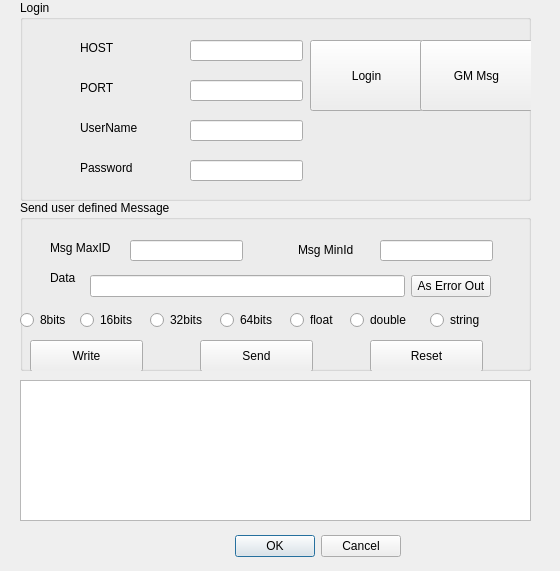
<?xml version="1.0" encoding="UTF-8"?>
<ui version="4.0">
 <class>ConnectDialog</class>
 <widget class="QDialog" name="ConnectDialog">
  <property name="geometry">
   <rect>
    <x>0</x>
    <y>0</y>
    <width>560</width>
    <height>571</height>
   </rect>
  </property>
  <property name="windowTitle">
   <string>Dialog</string>
  </property>
  <widget class="QDialogButtonBox" name="buttonBox">
   <property name="geometry">
    <rect>
     <x>100</x>
     <y>530</y>
     <width>301</width>
     <height>32</height>
    </rect>
   </property>
   <property name="orientation">
    <enum>Qt::Horizontal</enum>
   </property>
   <property name="standardButtons">
    <set>QDialogButtonBox::Cancel|QDialogButtonBox::Ok</set>
   </property>
  </widget>
  <widget class="QGroupBox" name="groupBox">
   <property name="geometry">
    <rect>
     <x>20</x>
     <y>0</y>
     <width>511</width>
     <height>201</height>
    </rect>
   </property>
   <property name="title">
    <string>Login</string>
   </property>
   <widget class="QPushButton" name="loginButton">
    <property name="geometry">
     <rect>
      <x>290</x>
      <y>40</y>
      <width>113</width>
      <height>71</height>
     </rect>
    </property>
    <property name="text">
     <string>Login</string>
    </property>
   </widget>
   <widget class="QLineEdit" name="passwdEdit">
    <property name="geometry">
     <rect>
      <x>170</x>
      <y>160</y>
      <width>113</width>
      <height>21</height>
     </rect>
    </property>
   </widget>
   <widget class="QLineEdit" name="hostEdit">
    <property name="geometry">
     <rect>
      <x>170</x>
      <y>40</y>
      <width>113</width>
      <height>21</height>
     </rect>
    </property>
   </widget>
   <widget class="QLabel" name="label_4">
    <property name="geometry">
     <rect>
      <x>60</x>
      <y>160</y>
      <width>71</width>
      <height>16</height>
     </rect>
    </property>
    <property name="text">
     <string>Password</string>
    </property>
   </widget>
   <widget class="QLabel" name="label_2">
    <property name="geometry">
     <rect>
      <x>60</x>
      <y>80</y>
      <width>59</width>
      <height>16</height>
     </rect>
    </property>
    <property name="text">
     <string>PORT</string>
    </property>
   </widget>
   <widget class="QLabel" name="label">
    <property name="geometry">
     <rect>
      <x>60</x>
      <y>40</y>
      <width>59</width>
      <height>16</height>
     </rect>
    </property>
    <property name="text">
     <string>HOST</string>
    </property>
   </widget>
   <widget class="QLineEdit" name="portEdit">
    <property name="geometry">
     <rect>
      <x>170</x>
      <y>80</y>
      <width>113</width>
      <height>21</height>
     </rect>
    </property>
   </widget>
   <widget class="QLineEdit" name="nameEdit">
    <property name="geometry">
     <rect>
      <x>170</x>
      <y>120</y>
      <width>113</width>
      <height>21</height>
     </rect>
    </property>
   </widget>
   <widget class="QLabel" name="label_3">
    <property name="geometry">
     <rect>
      <x>60</x>
      <y>120</y>
      <width>71</width>
      <height>16</height>
     </rect>
    </property>
    <property name="text">
     <string>UserName</string>
    </property>
   </widget>
   <widget class="QPushButton" name="gmMsgButton">
    <property name="geometry">
     <rect>
      <x>400</x>
      <y>40</y>
      <width>113</width>
      <height>71</height>
     </rect>
    </property>
    <property name="text">
     <string>GM Msg</string>
    </property>
   </widget>
  </widget>
  <widget class="QGroupBox" name="groupBox_2">
   <property name="geometry">
    <rect>
     <x>20</x>
     <y>200</y>
     <width>511</width>
     <height>171</height>
    </rect>
   </property>
   <property name="title">
    <string>Send user defined Message </string>
   </property>
   <widget class="QLineEdit" name="msgMaxIdEdit">
    <property name="geometry">
     <rect>
      <x>110</x>
      <y>40</y>
      <width>113</width>
      <height>21</height>
     </rect>
    </property>
   </widget>
   <widget class="QLineEdit" name="msgMinIdEdit">
    <property name="geometry">
     <rect>
      <x>360</x>
      <y>40</y>
      <width>113</width>
      <height>21</height>
     </rect>
    </property>
   </widget>
   <widget class="QLabel" name="label_5">
    <property name="geometry">
     <rect>
      <x>30</x>
      <y>40</y>
      <width>81</width>
      <height>16</height>
     </rect>
    </property>
    <property name="text">
     <string>Msg MaxID</string>
    </property>
   </widget>
   <widget class="QLabel" name="label_6">
    <property name="geometry">
     <rect>
      <x>278</x>
      <y>40</y>
      <width>71</width>
      <height>20</height>
     </rect>
    </property>
    <property name="text">
     <string>Msg MinId</string>
    </property>
   </widget>
   <widget class="QLabel" name="label_7">
    <property name="geometry">
     <rect>
      <x>30</x>
      <y>70</y>
      <width>81</width>
      <height>16</height>
     </rect>
    </property>
    <property name="text">
     <string>Data</string>
    </property>
   </widget>
   <widget class="QRadioButton" name="radioButton">
    <property name="geometry">
     <rect>
      <x>0</x>
      <y>110</y>
      <width>61</width>
      <height>20</height>
     </rect>
    </property>
    <property name="text">
     <string>8bits</string>
    </property>
   </widget>
   <widget class="QRadioButton" name="radioButton_2">
    <property name="geometry">
     <rect>
      <x>60</x>
      <y>110</y>
      <width>61</width>
      <height>20</height>
     </rect>
    </property>
    <property name="text">
     <string>16bits</string>
    </property>
   </widget>
   <widget class="QRadioButton" name="radioButton_3">
    <property name="geometry">
     <rect>
      <x>130</x>
      <y>110</y>
      <width>100</width>
      <height>20</height>
     </rect>
    </property>
    <property name="text">
     <string>32bits</string>
    </property>
   </widget>
   <widget class="QRadioButton" name="radioButton_4">
    <property name="geometry">
     <rect>
      <x>200</x>
      <y>110</y>
      <width>71</width>
      <height>20</height>
     </rect>
    </property>
    <property name="text">
     <string>64bits</string>
    </property>
   </widget>
   <widget class="QRadioButton" name="radioButton_5">
    <property name="geometry">
     <rect>
      <x>270</x>
      <y>110</y>
      <width>61</width>
      <height>20</height>
     </rect>
    </property>
    <property name="text">
     <string>float</string>
    </property>
   </widget>
   <widget class="QRadioButton" name="radioButton_6">
    <property name="geometry">
     <rect>
      <x>330</x>
      <y>110</y>
      <width>71</width>
      <height>20</height>
     </rect>
    </property>
    <property name="text">
     <string>double</string>
    </property>
   </widget>
   <widget class="QRadioButton" name="radioButton_7">
    <property name="geometry">
     <rect>
      <x>410</x>
      <y>110</y>
      <width>71</width>
      <height>20</height>
     </rect>
    </property>
    <property name="text">
     <string>string</string>
    </property>
   </widget>
   <widget class="QPushButton" name="msgWriteButton">
    <property name="geometry">
     <rect>
      <x>10</x>
      <y>140</y>
      <width>113</width>
      <height>32</height>
     </rect>
    </property>
    <property name="text">
     <string>Write</string>
    </property>
   </widget>
   <widget class="QPushButton" name="msgSendButton">
    <property name="geometry">
     <rect>
      <x>180</x>
      <y>140</y>
      <width>113</width>
      <height>32</height>
     </rect>
    </property>
    <property name="text">
     <string>Send</string>
    </property>
   </widget>
   <widget class="QPushButton" name="msgReset">
    <property name="geometry">
     <rect>
      <x>350</x>
      <y>140</y>
      <width>113</width>
      <height>32</height>
     </rect>
    </property>
    <property name="text">
     <string>Reset</string>
    </property>
   </widget>
   <widget class="QWidget" name="">
    <property name="geometry">
     <rect>
      <x>70</x>
      <y>70</y>
      <width>401</width>
      <height>33</height>
     </rect>
    </property>
    <layout class="QHBoxLayout" name="horizontalLayout">
     <item>
      <widget class="QLineEdit" name="msgDataEdit"/>
     </item>
     <item>
      <widget class="QPushButton" name="pushButton">
       <property name="text">
        <string>As Error Out</string>
       </property>
      </widget>
     </item>
    </layout>
   </widget>
  </widget>
  <widget class="QTextEdit" name="logEdit">
   <property name="geometry">
    <rect>
     <x>20</x>
     <y>380</y>
     <width>511</width>
     <height>141</height>
    </rect>
   </property>
  </widget>
 </widget>
 <resources/>
 <connections>
  <connection>
   <sender>buttonBox</sender>
   <signal>accepted()</signal>
   <receiver>ConnectDialog</receiver>
   <slot>accept()</slot>
   <hints>
    <hint type="sourcelabel">
     <x>248</x>
     <y>254</y>
    </hint>
    <hint type="destinationlabel">
     <x>157</x>
     <y>274</y>
    </hint>
   </hints>
  </connection>
  <connection>
   <sender>buttonBox</sender>
   <signal>rejected()</signal>
   <receiver>ConnectDialog</receiver>
   <slot>reject()</slot>
   <hints>
    <hint type="sourcelabel">
     <x>316</x>
     <y>260</y>
    </hint>
    <hint type="destinationlabel">
     <x>286</x>
     <y>274</y>
    </hint>
   </hints>
  </connection>
 </connections>
</ui>
